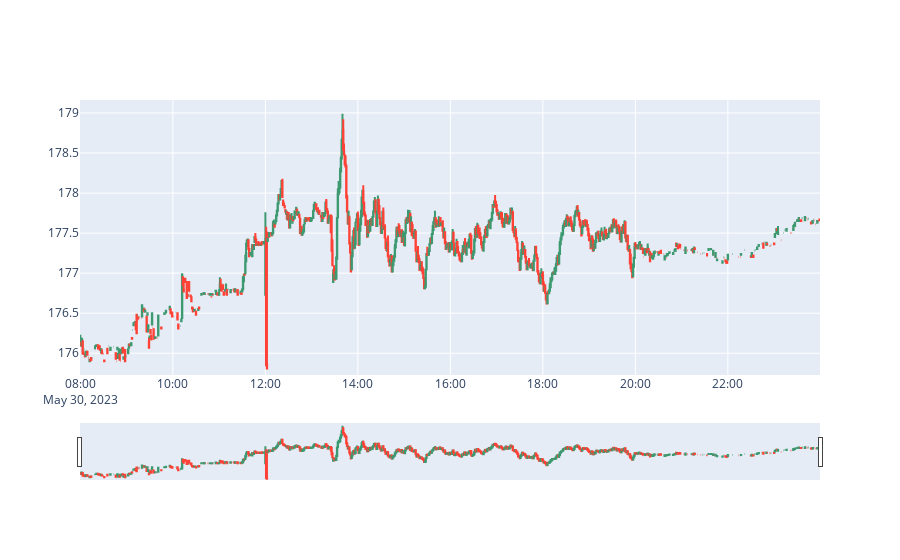

Source (notebook cell):
### Code cell
# Show the chart
ofl.iplot(fig)
# All of our data is in UTC time, 
# For reference, market hours are 9:30 AM - 4:00 PM EST, which is 13:30 - 20:00 UTC and 14:30 - 21:00 UTC during daylight savings time (summer time).

### Figure 1 — Plotly figure (JSON) as saved in the notebook; plotly's stock layout.template omitted (floating-point values rounded to 4 significant figures; data arrays with more than 128 entries replaced by an {"elided": "..."} marker saying what was removed)
{"data": [{"close": {"elided": "823 float values"}, "high": {"elided": "823 float values"}, "low": {"elided": "823 float values"}, "open": {"elided": "823 float values"}, "type": "candlestick", "x": {"elided": "823 str values"}}], "layout": {}}
